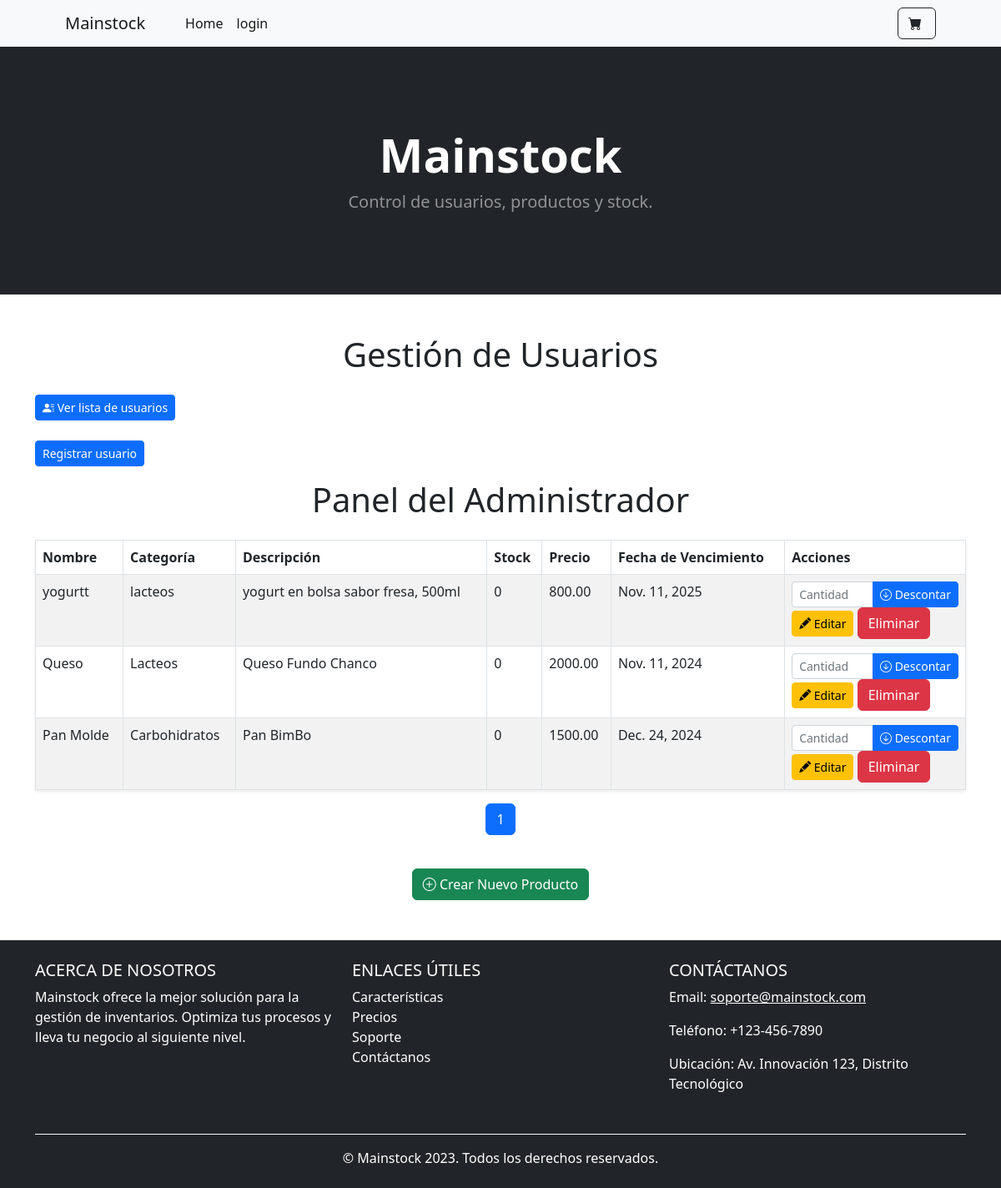
Screenshot of /crud/admin-dashboard/ (signed in) with the database file from the repository.
### crud/models.py (models this page shows, shortened)
class Producto(models.Model):
    nombre = models.CharField(max_length=100)
    categoria = models.CharField(max_length=50)
    descripcion = models.TextField(blank=True, null=True)
    stock = models.PositiveIntegerField(default=0)
    precio = models.DecimalField(max_digits=10, decimal_places=2)
    fecha_vencimiento = models.DateField(blank=True, null=True)

### crud/views.py (the view)
# urls.py: path('admin-dashboard/', AdminDashboardView.as_view(), name='admin_dashboard'),
class AdminDashboardView(RoleRequiredMixin, TemplateView):
    required_role = 'admin'
    template_name = 'crud/admin_dashboard.html'
    def get_context_data(self, **kwargs):
        context = super().get_context_data(**kwargs)
        productos = Producto.objects.all()
        paginator = Paginator(productos, 10)  # Mostrar 10 productos por página
        page_number = self.request.GET.get('page')
        context['productos'] = paginator.get_page(page_number)
        return context

### crud/mixins.py (called while the page is built)
    def dispatch(self, request, *args, **kwargs):
        if self.required_role:
            roles_permitidos = self.required_role.split(', ') if isinstance(self.required_role, str) else self.required_role
            if request.user.role not in roles_permitidos:
                raise PermissionDenied
        return super().dispatch(request, *args, **kwargs)

### crud/templates/crud/admin_dashboard.html (shortened to what this page needs)
{% extends 'core/base.html' %}
{% block content %}
    <h1 class="text-center mb-4">Gestión de Usuarios</h1>
    <ul class="list-unstyled">
        <li><a class="btn btn-primary btn-sm" href="{% url 'user_list' %}"><i class="bi-person-lines-fill"></i> Ver lista de usuarios</a></li>
        <br>
        <li><a class="btn btn-primary btn-sm" href="{% url 'register' %}">Registrar usuario</a></li>
    </ul>
    <h1 class="text-center mb-4">Panel del Administrador</h1>
<table class="table table-striped table-bordered shadow-sm">
    <thead class="thead-dark">
        <tr>
            <th>Nombre</th>
            <th>Categoría</th>
            <th>Descripción</th>
            <th>Stock</th>
            <th>Precio</th>
            <th>Fecha de Vencimiento</th>
            <th>Acciones</th>
        </tr>
    </thead>
    <tbody>
        {% for producto in productos %}
        <tr>
            <td>{{ producto.nombre }}</td>
            <td>{{ producto.categoria }}</td>
            <td>{{ producto.descripcion }}</td>
            <td>{{ producto.stock }}</td>
            <td>{{ producto.precio }}</td>
            <td>{{ producto.fecha_vencimiento }}</td>
            <td>
                <form action="{% url 'descontar_stock' producto.pk %}" method="post" style="display:inline;">
                    <div class="input-group">
                        <input type="number" name="cantidad" class="form-control form-control-sm" min="1" max="{{ producto.stock }}" placeholder="Cantidad" required>
                        <button type="submit" class="btn btn-primary btn-sm">
                            <i class="bi-arrow-down-circle"></i> Descontar
                        </button>
                    </div>
                </form>
                <a class="btn btn-warning btn-sm" href="{% url 'producto_update' producto.pk %}">
                    <i class="bi-pencil-fill"></i> Editar
                </a>
                <a href="{% url 'producto_delete' producto.id %}"
                class="btn btn-danger"
                onclick="return confirm('¿Estás seguro de que deseas eliminar este producto?');">
                Eliminar
             </a>
            </td>
        </tr>
        {% empty %}
        <tr>
            <td colspan="7" class="text-center">No hay productos disponibles.</td>
        </tr>
        {% endfor %}
    </tbody>
</table>
<div class="pagination justify-content-center">
    <ul class="pagination">
        <li class="page-item active">
            <span class="page-link">{{ productos.number }}</span>
        </li>
    </ul>
</div>
<div class="text-center mt-4">
    <a href="{% url 'producto_create' %}" class="btn btn-success">
        <i class="bi-plus-circle"></i> Crear Nuevo Producto
    </a>
</div>
{% endblock %}

### rows the page displays
Producto: nombre "yogurtt", categoria "lacteos", descripcion "yogurt en bolsa sabor fresa, 500ml", stock "0", precio "800.00", fecha_vencimiento "Nov. 11, 2025"
Producto: nombre "Queso", categoria "Lacteos", descripcion "Queso Fundo Chanco", stock "0", precio "2000.00", fecha_vencimiento "Nov. 11, 2024"
Producto: nombre "Pan Molde", categoria "Carbohidratos", descripcion "Pan BimBo", stock "0", precio "1500.00", fecha_vencimiento "Dec. 24, 2024"

### other values shown
{{ productos.number }} "1"
